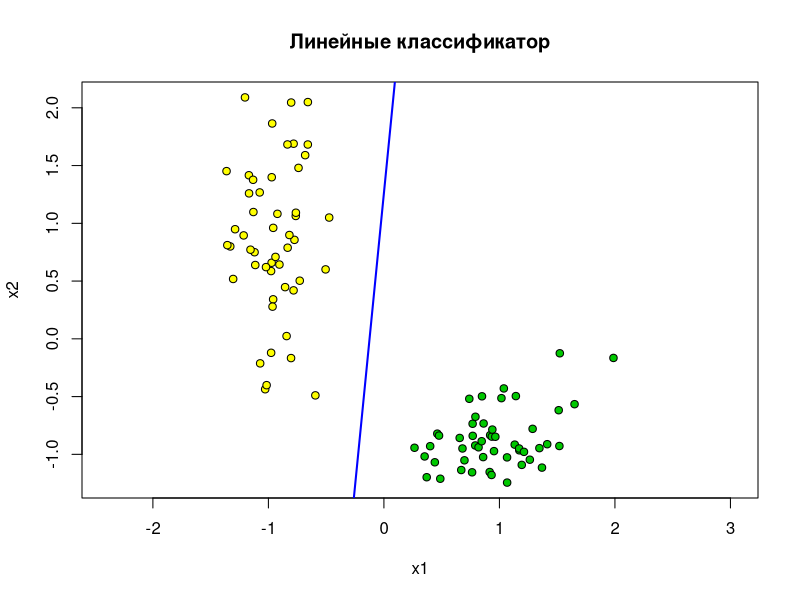

Reproduce this figure in R.
##Нормализация обучающей выборки
trainingSampleNormalization <- function(xl)  
{
  n <- dim(xl)[2] - 1
   for(i in 1:n)
  {
    xl[, i] <- (xl[, i] - mean(xl[, i])) / sd(xl[, i])
  }
  return (xl)
}
## Добавление колонки для из -1 для w0
trainingSamplePrepare <- function(xl)
{
  l <- dim(xl)[1]
  n <- dim(xl)[2] - 1
  xl <- cbind(xl[, 1:n], seq(from = -1, to = -1, length.out = l), xl[, n + 1])
}
## Квадратичная функция потерь 
lossQuad <- function(x) {     return ((x-1)^2) }
## Стохастический градиент для ADALINE 
sg.ADALINE <- function(xl, eta = 1, lambda = 1/6) 
  {     
  l <- dim(xl)[1]     
  n <- dim(xl)[2] - 1        
  w <- c(1/2, 1/2, 1/2)     
  iterCount <- 0        
  ## initialize Q     
  Q <- 0     
  for (i in 1:l)     
    {         
    ## calculate the scalar product <w,x>        
    wx <- sum(w * xl[i, 1:n])            
    ## calculate a margin          
    margin <- wx * xl[i, n + 1]                  
    Q <- Q + lossQuad(margin)        
    }       
  repeat    
    {        
      ## calculate the margins for all objects of the training sample        
      margins <- array(dim = l)          
for (i in 1:l)       
{            
  xi <- xl[i, 1:n]             
  yi <- xl[i, n + 1]                         
  margins[i] <- crossprod(w, xi) * yi          
}              
      ## select the error objects         
      errorIndexes <- which(margins <= 0)             
      if (length(errorIndexes) > 0)         
      {            
        # select the random index from the errors             
        i <- sample(errorIndexes, 1)            
        iterCount <- iterCount + 1                          
        xi <- xl[i, 1:n]            
        yi <- xl[i, n + 1]                          
        ## calculate the scalar product <w,xi>            
        wx <- sum(w * xi)                          
        ## make a gradient step             
        margin <- wx * yi                         
        ## calculate an error             
        ex <- lossQuad(margin)             
        eta <- 1 / sqrt(sum(xi * xi))            
        w <- w - eta * (wx - yi) * xi                            
        ## Calculate a new Q             
        Qprev <- Q             
        Q <- (1 - lambda) * Q + lambda * ex        
      }         
      else         
      {             
          break         
      }     
      }  
return (w) 
  } 
ObjectsCountOfEachClass <- 50
## Моделируем обучающие данные
library(MASS)
Sigma1 <- matrix(c(2, 0, 0, 10), 2, 2)
Sigma2 <- matrix(c(4, 1, 1, 2), 2, 2)
xy1 <- mvrnorm(n=ObjectsCountOfEachClass, c(0, 0), Sigma1)
xy2 <- mvrnorm(n=ObjectsCountOfEachClass, c(10, -10), Sigma2)
xl <- rbind(cbind(xy1, -1), cbind(xy2, +1))
colors <- c(rgb(255/255, 255/255, 0/255), "white", rgb(0/255, 200/255, 0/255))
## нормализация данных
xlNorm <- trainingSampleNormalization(xl)
xlNorm <- trainingSamplePrepare(xlNorm)
## отображение
plot(xlNorm[, 1], xlNorm[, 2], pch = 21, bg = colors[xl[,3] + 2], asp = 1, xlab = "x1", ylab = "x2", main = "Линейные классификатор")
## Ada
w <- sg.ADALINE(xlNorm)  
abline(a = w[3] / w[2], b = -w[1] / w[2], lwd = 2, col = "blue")
